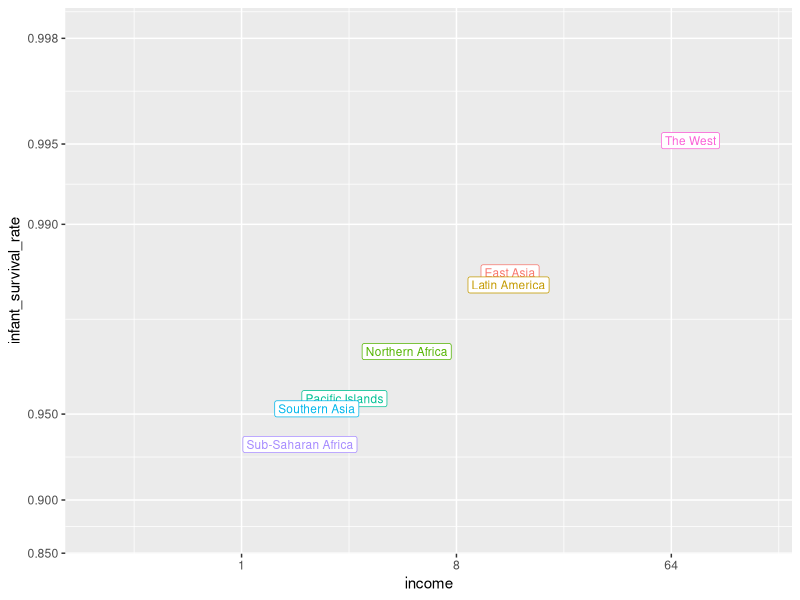

This chart was generated by the following R code:
## Code that loks into the variability between infant moratlity rates and average income
## 2020.09.22

# define gapminder
library(tidyverse)
library(dslabs)
data(gapminder)

west <- c("Western Europe",
          "Northern Europe",
          "Southern Europe",
          "Northern America",
          "Australia and New Zealand")

present_year <- 2010

# add additional cases
gapminder <- gapminder %>%
  mutate(group = case_when(
    .$region %in% west ~ "The West",
    .$region %in% "Northern Africa" ~ "Northern Africa",
    .$region %in% c("Eastern Asia", "South-Eastern Asia") ~ "East Asia",
    .$region == "Southern Asia" ~ "Southern Asia",
    .$region %in% c("Central America", "South America", "Caribbean") ~ "Latin America",
    .$continent == "Africa" & .$region != "Northern Africa" ~ "Sub-Saharan Africa",
    .$region %in% c("Melanesia", "Micronesia", "Polynesia") ~ "Pacific Islands"))

# define a data frame with group average income and average infant survival rate
surv_income <- gapminder %>%
  filter(year %in% present_year & !is.na(gdp) & !is.na(infant_mortality) & !is.na(group)) %>%
  group_by(group) %>%
  summarize(income = sum(gdp)/sum(population)/365,
            infant_survival_rate = 1 - sum(infant_mortality/1000*population)/sum(population))
surv_income %>% arrange(income)

# plot infant survival versus income, with transformed axes
surv_income %>% ggplot(aes(income, infant_survival_rate, label = group, color = group)) +
  scale_x_continuous(trans = "log2", limit = c(0.25, 150)) +
  scale_y_continuous(trans = "logit", limit = c(0.875, .9981),
                     breaks = c(.85, .90, .95, .99, .995, .998)) +
  geom_label(size = 3, show.legend = FALSE) 
